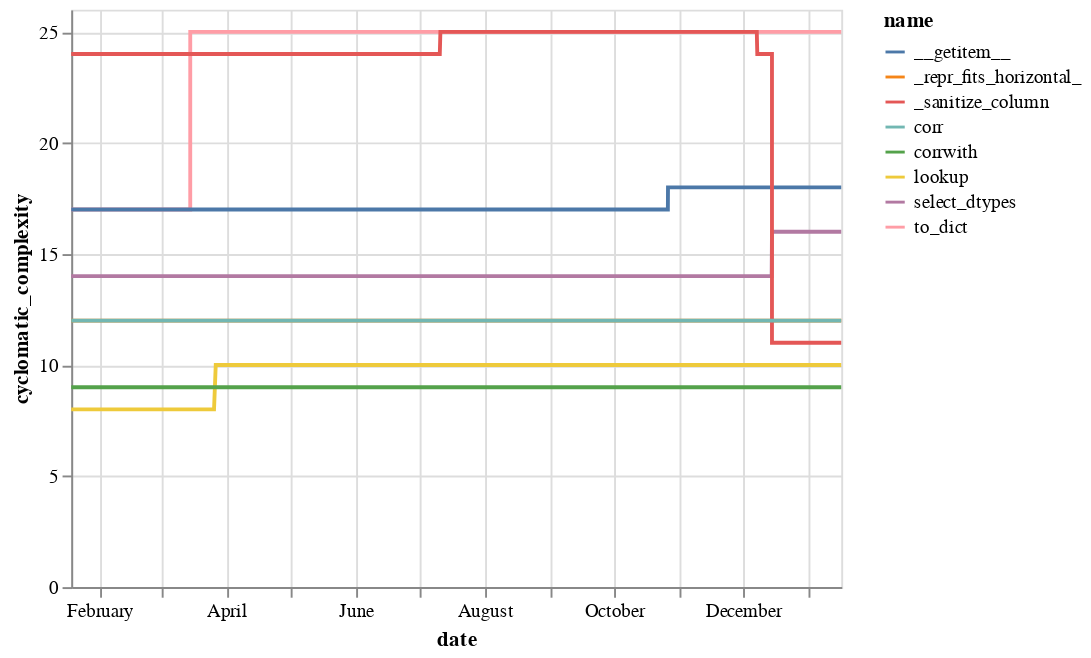

Source (notebook cell):
### Code cell
alt.Chart(filt_func_cpx_df).\
    mark_line().encode(
        x='date:T',
        y='cyclomatic_complexity:Q',
        color='name:N',
        tooltip=['name', 'revision']
    )

### Figure 1 — Vega-Lite specification as saved in the notebook (floating-point values rounded to 4 significant figures; data arrays with more than 128 entries replaced by an {"elided": "..."} marker saying what was removed)
{"config": {"view": {"continuousWidth": 400, "continuousHeight": 300}}, "data": {"name": "data-42aee462c3c3d4f503d3c2105d688d37"}, "mark": "line", "encoding": {"color": {"type": "nominal", "field": "name"}, "tooltip": [{"type": "nominal", "field": "name"}, {"type": "nominal", "field": "revision"}], "x": {"type": "temporal", "field": "date"}, "y": {"type": "quantitative", "field": "cyclomatic_complexity"}}, "$schema": "https://vega.github.io/schema/vega-lite/v4.8.1.json", "datasets": {"data-42aee462c3c3d4f503d3c2105d688d37": {"elided": "2312 records"}}}
